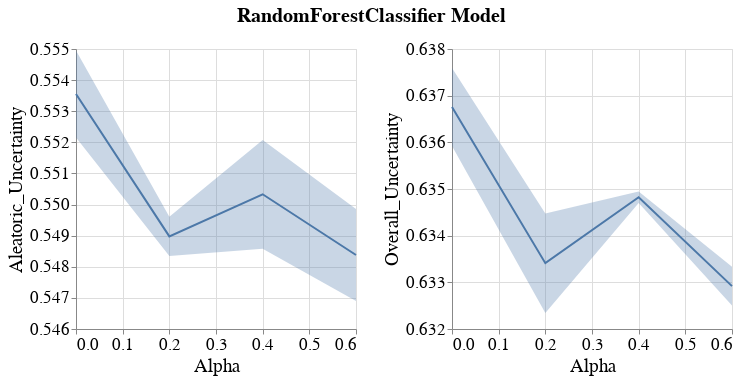

Source (notebook cell):
### Code cell
visualizer.create_subgroup_metrics_line_band_plot(model_name=MODEL_NAMES[0],
                                                  subgroup_metrics=['Aleatoric_Uncertainty', 'Overall_Uncertainty'])

### Figure 1 — Vega-Lite specification as saved in the notebook (floating-point values rounded to 4 significant figures)
{"config": {"view": {"continuousWidth": 400, "continuousHeight": 300}, "axis": {"labelFontSize": 17, "labelFontWeight": "normal", "titleFontSize": 19, "titleFontWeight": "normal"}, "legend": {"labelFontSize": 17, "symbolStrokeWidth": 10, "titleFontSize": 19}, "title": {"fontSize": 17}}, "vconcat": [{"hconcat": [{"layer": [{"mark": {"type": "errorband", "extent": "ci"}, "encoding": {"x": {"field": "Intervention_Param", "title": "Alpha", "type": "quantitative"}, "y": {"field": "Metric_Value", "scale": {"zero": false}, "title": "Aleatoric_Uncertainty", "type": "quantitative"}}}, {"mark": "line", "encoding": {"x": {"field": "Intervention_Param", "title": "Alpha", "type": "quantitative"}, "y": {"aggregate": "mean", "field": "Metric_Value", "scale": {"zero": false}, "title": "Aleatoric_Uncertainty", "type": "quantitative"}}}], "height": 280, "width": 280}, {"layer": [{"mark": {"type": "errorband", "extent": "ci"}, "encoding": {"x": {"field": "Intervention_Param", "title": "Alpha", "type": "quantitative"}, "y": {"field": "Metric_Value", "scale": {"zero": false}, "title": "Overall_Uncertainty", "type": "quantitative"}}}, {"mark": "line", "encoding": {"x": {"field": "Intervention_Param", "title": "Alpha", "type": "quantitative"}, "y": {"aggregate": "mean", "field": "Metric_Value", "scale": {"zero": false}, "title": "Overall_Uncertainty", "type": "quantitative"}}}], "data": {"name": "data-6faa807e16e132f97f95302c0d66f79b"}, "height": 280, "width": 280}]}], "data": {"name": "data-d2afc579c70cc89cebb9cd783261c9b7"}, "title": {"text": "RandomForestClassifier Model", "anchor": "middle", "dy": -10, "fontSize": 20}, "$schema": "https://vega.github.io/schema/vega-lite/v4.17.0.json", "datasets": {"data-d2afc579c70cc89cebb9cd783261c9b7": [{"Metric": "Aleatoric_Uncertainty", "Bootstrap_Model_Seed": 101, "Model_Name": "RandomForestClassifier", "Model_Params": "{'bootstrap': True, 'ccp_alpha': 0.0, 'class_weight': None, 'criterion': 'gini', 'max_depth': None, 'max_features': 'sqrt', 'max_leaf_nodes': None, 'max_samples': None, 'min_impurity_decrease': 0.0, 'min_samples_leaf': 1, 'min_samples_split': 2, 'min_weight_fraction_leaf': 0.0, 'n_estimators': 200, 'n_jobs': None, 'oob_score': False, 'random_state': 101, 'verbose': 0, 'warm_start': False}", "Run_Number": "Run_1", "Dataset_Name": "Folktables_NY_2018_Employment", "Num_Estimators": 100, "Tag": "OK", "Record_Create_Date_Time": "2023-07-05T14:54:28.064000", "Session_Uuid": "0b71b2a8-030f-44df-a027-5304af77e2ba", "Experiment_Iteration": "Exp_iter_1", "Dataset_Split_Seed": 100, "Model_Init_Seed": 100, "Fair_Intervention_Params_Lst": "[0.0, 0.2, 0.4, 0.6]", "Intervention_Param": 0.0, "Subgroup": "overall", "Metric_Value": 0.5522}, {"Metric": "Aleatoric_Uncertainty", "Bootstrap_Model_Seed": 101, "Model_Name": "RandomForestClassifier", "Model_Params": "{'bootstrap': True, 'ccp_alpha': 0.0, 'class_weight': None, 'criterion': 'gini', 'max_depth': None, 'max_features': 'sqrt', 'max_leaf_nodes': None, 'max_samples': None, 'min_impurity_decrease': 0.0, 'min_samples_leaf': 1, 'min_samples_split': 2, 'min_weight_fraction_leaf': 0.0, 'n_estimators': 200, 'n_jobs': None, 'oob_score': False, 'random_state': 101, 'verbose': 0, 'warm_start': False}", "Run_Number": "Run_1", "Dataset_Name": "Folktables_NY_2018_Employment", "Num_Estimators": 100, "Tag": "OK", "Record_Create_Date_Time": "2023-07-05T15:00:47.485000", "Session_Uuid": "0b71b2a8-030f-44df-a027-5304af77e2ba", "Experiment_Iteration": "Exp_iter_1", "Dataset_Split_Seed": 100, "Model_Init_Seed": 100, "Fair_Intervention_Params_Lst": "[0.0, 0.2, 0.4, 0.6]", "Intervention_Param": 0.2, "Subgroup": "overall", "Metric_Value": 0.5483}, {"Metric": "Aleatoric_Uncertainty", "Bootstrap_Model_Seed": 101, "Model_Name": "RandomForestClassifier", "Model_Params": "{'bootstrap': True, 'ccp_alpha': 0.0, 'class_weight': None, 'criterion': 'gini', 'max_depth': None, 'max_features': 'sqrt', 'max_leaf_nodes': None, 'max_samples': None, 'min_impurity_decrease': 0.0, 'min_samples_leaf': 1, 'min_samples_split': 2, 'min_weight_fraction_leaf': 0.0, 'n_estimators': 200, 'n_jobs': None, 'oob_score': False, 'random_state': 101, 'verbose': 0, 'warm_start': False}", "Run_Number": "Run_1", "Dataset_Name": "Folktables_NY_2018_Employment", "Num_Estimators": 100, "Tag": "OK", "Record_Create_Date_Time": "2023-07-05T15:06:28.925000", "Session_Uuid": "0b71b2a8-030f-44df-a027-5304af77e2ba", "Experiment_Iteration": "Exp_iter_1", "Dataset_Split_Seed": 100, "Model_Init_Seed": 100, "Fair_Intervention_Params_Lst": "[0.0, 0.2, 0.4, 0.6]", "Intervention_Param": 0.4, "Subgroup": "overall", "Metric_Value": 0.5486}, {"Metric": "Aleatoric_Uncertainty", "Bootstrap_Model_Seed": 101, "Model_Name": "RandomForestClassifier", "Model_Params": "{'bootstrap': True, 'ccp_alpha': 0.0, 'class_weight': None, 'criterion': 'gini', 'max_depth': None, 'max_features': 'sqrt', 'max_leaf_nodes': None, 'max_samples': None, 'min_impurity_decrease': 0.0, 'min_samples_leaf': 1, 'min_samples_split': 2, 'min_weight_fraction_leaf': 0.0, 'n_estimators': 200, 'n_jobs': None, 'oob_score': False, 'random_state': 101, 'verbose': 0, 'warm_start': False}", "Run_Number": "Run_1", "Dataset_Name": "Folktables_NY_2018_Employment", "Num_Estimators": 100, "Tag": "OK", "Record_Create_Date_Time": "2023-07-05T15:12:36.130000", "Session_Uuid": "0b71b2a8-030f-44df-a027-5304af77e2ba", "Experiment_Iteration": "Exp_iter_1", "Dataset_Split_Seed": 100, "Model_Init_Seed": 100, "Fair_Intervention_Params_Lst": "[0.0, 0.2, 0.4, 0.6]", "Intervention_Param": 0.6, "Subgroup": "overall", "Metric_Value": 0.5469}, {"Metric": "Aleatoric_Uncertainty", "Bootstrap_Model_Seed": 201, "Model_Name": "RandomForestClassifier", "Model_Params": "{'bootstrap': True, 'ccp_alpha': 0.0, 'class_weight': None, 'criterion': 'gini', 'max_depth': None, 'max_features': 'sqrt', 'max_leaf_nodes': None, 'max_samples': None, 'min_impurity_decrease': 0.0, 'min_samples_leaf': 1, 'min_samples_split': 2, 'min_weight_fraction_leaf': 0.0, 'n_estimators': 200, 'n_jobs': None, 'oob_score': False, 'random_state': 201, 'verbose': 0, 'warm_start': False}", "Run_Number": "Run_1", "Dataset_Name": "Folktables_NY_2018_Employment", "Num_Estimators": 100, "Tag": "OK", "Record_Create_Date_Time": "2023-07-05T15:19:26.943000", "Session_Uuid": "0b71b2a8-030f-44df-a027-5304af77e2ba", "Experiment_Iteration": "Exp_iter_2", "Dataset_Split_Seed": 200, "Model_Init_Seed": 200, "Fair_Intervention_Params_Lst": "[0.0, 0.2, 0.4, 0.6]", "Intervention_Param": 0.0, "Subgroup": "overall", "Metric_Value": 0.555}, {"Metric": "Aleatoric_Uncertainty", "Bootstrap_Model_Seed": 201, "Model_Name": "RandomForestClassifier", "Model_Params": "{'bootstrap': True, 'ccp_alpha': 0.0, 'class_weight': None, 'criterion': 'gini', 'max_depth': None, 'max_features': 'sqrt', 'max_leaf_nodes': None, 'max_samples': None, 'min_impurity_decrease': 0.0, 'min_samples_leaf': 1, 'min_samples_split': 2, 'min_weight_fraction_leaf': 0.0, 'n_estimators': 200, 'n_jobs': None, 'oob_score': False, 'random_state': 201, 'verbose': 0, 'warm_start': False}", "Run_Number": "Run_1", "Dataset_Name": "Folktables_NY_2018_Employment", "Num_Estimators": 100, "Tag": "OK", "Record_Create_Date_Time": "2023-07-05T15:25:26.473000", "Session_Uuid": "0b71b2a8-030f-44df-a027-5304af77e2ba", "Experiment_Iteration": "Exp_iter_2", "Dataset_Split_Seed": 200, "Model_Init_Seed": 200, "Fair_Intervention_Params_Lst": "[0.0, 0.2, 0.4, 0.6]", "Intervention_Param": 0.2, "Subgroup": "overall", "Metric_Value": 0.5496}, {"Metric": "Aleatoric_Uncertainty", "Bootstrap_Model_Seed": 201, "Model_Name": "RandomForestClassifier", "Model_Params": "{'bootstrap': True, 'ccp_alpha': 0.0, 'class_weight': None, 'criterion': 'gini', 'max_depth': None, 'max_features': 'sqrt', 'max_leaf_nodes': None, 'max_samples': None, 'min_impurity_decrease': 0.0, 'min_samples_leaf': 1, 'min_samples_split': 2, 'min_weight_fraction_leaf': 0.0, 'n_estimators': 200, 'n_jobs': None, 'oob_score': False, 'random_state': 201, 'verbose': 0, 'warm_start': False}", "Run_Number": "Run_1", "Dataset_Name": "Folktables_NY_2018_Employment", "Num_Estimators": 100, "Tag": "OK", "Record_Create_Date_Time": "2023-07-05T15:31:11.575000", "Session_Uuid": "0b71b2a8-030f-44df-a027-5304af77e2ba", "Experiment_Iteration": "Exp_iter_2", "Dataset_Split_Seed": 200, "Model_Init_Seed": 200, "Fair_Intervention_Params_Lst": "[0.0, 0.2, 0.4, 0.6]", "Intervention_Param": 0.4, "Subgroup": "overall", "Metric_Value": 0.5521}, {"Metric": "Aleatoric_Uncertainty", "Bootstrap_Model_Seed": 201, "Model_Name": "RandomForestClassifier", "Model_Params": "{'bootstrap': True, 'ccp_alpha': 0.0, 'class_weight': None, 'criterion': 'gini', 'max_depth': None, 'max_features': 'sqrt', 'max_leaf_nodes': None, 'max_samples': None, 'min_impurity_decrease': 0.0, 'min_samples_leaf': 1, 'min_samples_split': 2, 'min_weight_fraction_leaf': 0.0, 'n_estimators': 200, 'n_jobs': None, 'oob_score': False, 'random_state': 201, 'verbose': 0, 'warm_start': False}", "Run_Number": "Run_1", "Dataset_Name": "Folktables_NY_2018_Employment", "Num_Estimators": 100, "Tag": "OK", "Record_Create_Date_Time": "2023-07-05T15:37:35.585000", "Session_Uuid": "0b71b2a8-030f-44df-a027-5304af77e2ba", "Experiment_Iteration": "Exp_iter_2", "Dataset_Split_Seed": 200, "Model_Init_Seed": 200, "Fair_Intervention_Params_Lst": "[0.0, 0.2, 0.4, 0.6]", "Intervention_Param": 0.6, "Subgroup": "overall", "Metric_Value": 0.5499}], "data-6faa807e16e132f97f95302c0d66f79b": [{"Metric": "Overall_Uncertainty", "Bootstrap_Model_Seed": 101, "Model_Name": "RandomForestClassifier", "Model_Params": "{'bootstrap': True, 'ccp_alpha': 0.0, 'class_weight': None, 'criterion': 'gini', 'max_depth': None, 'max_features': 'sqrt', 'max_leaf_nodes': None, 'max_samples': None, 'min_impurity_decrease': 0.0, 'min_samples_leaf': 1, 'min_samples_split': 2, 'min_weight_fraction_leaf': 0.0, 'n_estimators': 200, 'n_jobs': None, 'oob_score': False, 'random_state': 101, 'verbose': 0, 'warm_start': False}", "Run_Number": "Run_1", "Dataset_Name": "Folktables_NY_2018_Employment", "Num_Estimators": 100, "Tag": "OK", "Record_Create_Date_Time": "2023-07-05T14:54:28.064000", "Session_Uuid": "0b71b2a8-030f-44df-a027-5304af77e2ba", "Experiment_Iteration": "Exp_iter_1", "Dataset_Split_Seed": 100, "Model_Init_Seed": 100, "Fair_Intervention_Params_Lst": "[0.0, 0.2, 0.4, 0.6]", "Intervention_Param": 0.0, "Subgroup": "overall", "Metric_Value": 0.6376}, {"Metric": "Overall_Uncertainty", "Bootstrap_Model_Seed": 101, "Model_Name": "RandomForestClassifier", "Model_Params": "{'bootstrap': True, 'ccp_alpha': 0.0, 'class_weight': None, 'criterion': 'gini', 'max_depth': None, 'max_features': 'sqrt', 'max_leaf_nodes': None, 'max_samples': None, 'min_impurity_decrease': 0.0, 'min_samples_leaf': 1, 'min_samples_split': 2, 'min_weight_fraction_leaf': 0.0, 'n_estimators': 200, 'n_jobs': None, 'oob_score': False, 'random_state': 101, 'verbose': 0, 'warm_start': False}", "Run_Number": "Run_1", "Dataset_Name": "Folktables_NY_2018_Employment", "Num_Estimators": 100, "Tag": "OK", "Record_Create_Date_Time": "2023-07-05T15:00:47.485000", "Session_Uuid": "0b71b2a8-030f-44df-a027-5304af77e2ba", "Experiment_Iteration": "Exp_iter_1", "Dataset_Split_Seed": 100, "Model_Init_Seed": 100, "Fair_Intervention_Params_Lst": "[0.0, 0.2, 0.4, 0.6]", "Intervention_Param": 0.2, "Subgroup": "overall", "Metric_Value": 0.6345}, {"Metric": "Overall_Uncertainty", "Bootstrap_Model_Seed": 101, "Model_Name": "RandomForestClassifier", "Model_Params": "{'bootstrap': True, 'ccp_alpha': 0.0, 'class_weight': None, 'criterion': 'gini', 'max_depth': None, 'max_features': 'sqrt', 'max_leaf_nodes': None, 'max_samples': None, 'min_impurity_decrease': 0.0, 'min_samples_leaf': 1, 'min_samples_split': 2, 'min_weight_fraction_leaf': 0.0, 'n_estimators': 200, 'n_jobs': None, 'oob_score': False, 'random_state': 101, 'verbose': 0, 'warm_start': False}", "Run_Number": "Run_1", "Dataset_Name": "Folktables_NY_2018_Employment", "Num_Estimators": 100, "Tag": "OK", "Record_Create_Date_Time": "2023-07-05T15:06:28.925000", "Session_Uuid": "0b71b2a8-030f-44df-a027-5304af77e2ba", "Experiment_Iteration": "Exp_iter_1", "Dataset_Split_Seed": 100, "Model_Init_Seed": 100, "Fair_Intervention_Params_Lst": "[0.0, 0.2, 0.4, 0.6]", "Intervention_Param": 0.4, "Subgroup": "overall", "Metric_Value": 0.6347}, {"Metric": "Overall_Uncertainty", "Bootstrap_Model_Seed": 101, "Model_Name": "RandomForestClassifier", "Model_Params": "{'bootstrap': True, 'ccp_alpha': 0.0, 'class_weight': None, 'criterion': 'gini', 'max_depth': None, 'max_features': 'sqrt', 'max_leaf_nodes': None, 'max_samples': None, 'min_impurity_decrease': 0.0, 'min_samples_leaf': 1, 'min_samples_split': 2, 'min_weight_fraction_leaf': 0.0, 'n_estimators': 200, 'n_jobs': None, 'oob_score': False, 'random_state': 101, 'verbose': 0, 'warm_start': False}", "Run_Number": "Run_1", "Dataset_Name": "Folktables_NY_2018_Employment", "Num_Estimators": 100, "Tag": "OK", "Record_Create_Date_Time": "2023-07-05T15:12:36.130000", "Session_Uuid": "0b71b2a8-030f-44df-a027-5304af77e2ba", "Experiment_Iteration": "Exp_iter_1", "Dataset_Split_Seed": 100, "Model_Init_Seed": 100, "Fair_Intervention_Params_Lst": "[0.0, 0.2, 0.4, 0.6]", "Intervention_Param": 0.6, "Subgroup": "overall", "Metric_Value": 0.6333}, {"Metric": "Overall_Uncertainty", "Bootstrap_Model_Seed": 201, "Model_Name": "RandomForestClassifier", "Model_Params": "{'bootstrap': True, 'ccp_alpha': 0.0, 'class_weight': None, 'criterion': 'gini', 'max_depth': None, 'max_features': 'sqrt', 'max_leaf_nodes': None, 'max_samples': None, 'min_impurity_decrease': 0.0, 'min_samples_leaf': 1, 'min_samples_split': 2, 'min_weight_fraction_leaf': 0.0, 'n_estimators': 200, 'n_jobs': None, 'oob_score': False, 'random_state': 201, 'verbose': 0, 'warm_start': False}", "Run_Number": "Run_1", "Dataset_Name": "Folktables_NY_2018_Employment", "Num_Estimators": 100, "Tag": "OK", "Record_Create_Date_Time": "2023-07-05T15:19:26.943000", "Session_Uuid": "0b71b2a8-030f-44df-a027-5304af77e2ba", "Experiment_Iteration": "Exp_iter_2", "Dataset_Split_Seed": 200, "Model_Init_Seed": 200, "Fair_Intervention_Params_Lst": "[0.0, 0.2, 0.4, 0.6]", "Intervention_Param": 0.0, "Subgroup": "overall", "Metric_Value": 0.6359}, {"Metric": "Overall_Uncertainty", "Bootstrap_Model_Seed": 201, "Model_Name": "RandomForestClassifier", "Model_Params": "{'bootstrap': True, 'ccp_alpha': 0.0, 'class_weight': None, 'criterion': 'gini', 'max_depth': None, 'max_features': 'sqrt', 'max_leaf_nodes': None, 'max_samples': None, 'min_impurity_decrease': 0.0, 'min_samples_leaf': 1, 'min_samples_split': 2, 'min_weight_fraction_leaf': 0.0, 'n_estimators': 200, 'n_jobs': None, 'oob_score': False, 'random_state': 201, 'verbose': 0, 'warm_start': False}", "Run_Number": "Run_1", "Dataset_Name": "Folktables_NY_2018_Employment", "Num_Estimators": 100, "Tag": "OK", "Record_Create_Date_Time": "2023-07-05T15:25:26.473000", "Session_Uuid": "0b71b2a8-030f-44df-a027-5304af77e2ba", "Experiment_Iteration": "Exp_iter_2", "Dataset_Split_Seed": 200, "Model_Init_Seed": 200, "Fair_Intervention_Params_Lst": "[0.0, 0.2, 0.4, 0.6]", "Intervention_Param": 0.2, "Subgroup": "overall", "Metric_Value": 0.6323}, {"Metric": "Overall_Uncertainty", "Bootstrap_Model_Seed": 201, "Model_Name": "RandomForestClassifier", "Model_Params": "{'bootstrap': True, 'ccp_alpha': 0.0, 'class_weight': None, 'criterion': 'gini', 'max_depth': None, 'max_features': 'sqrt', 'max_leaf_nodes': None, 'max_samples': None, 'min_impurity_decrease': 0.0, 'min_samples_leaf': 1, 'min_samples_split': 2, 'min_weight_fraction_leaf': 0.0, 'n_estimators': 200, 'n_jobs': None, 'oob_score': False, 'random_state': 201, 'verbose': 0, 'warm_start': False}", "Run_Number": "Run_1", "Dataset_Name": "Folktables_NY_2018_Employment", "Num_Estimators": 100, "Tag": "OK", "Record_Create_Date_Time": "2023-07-05T15:31:11.575000", "Session_Uuid": "0b71b2a8-030f-44df-a027-5304af77e2ba", "Experiment_Iteration": "Exp_iter_2", "Dataset_Split_Seed": 200, "Model_Init_Seed": 200, "Fair_Intervention_Params_Lst": "[0.0, 0.2, 0.4, 0.6]", "Intervention_Param": 0.4, "Subgroup": "overall", "Metric_Value": 0.6349}, {"Metric": "Overall_Uncertainty", "Bootstrap_Model_Seed": 201, "Model_Name": "RandomForestClassifier", "Model_Params": "{'bootstrap': True, 'ccp_alpha': 0.0, 'class_weight': None, 'criterion': 'gini', 'max_depth': None, 'max_features': 'sqrt', 'max_leaf_nodes': None, 'max_samples': None, 'min_impurity_decrease': 0.0, 'min_samples_leaf': 1, 'min_samples_split': 2, 'min_weight_fraction_leaf': 0.0, 'n_estimators': 200, 'n_jobs': None, 'oob_score': False, 'random_state': 201, 'verbose': 0, 'warm_start': False}", "Run_Number": "Run_1", "Dataset_Name": "Folktables_NY_2018_Employment", "Num_Estimators": 100, "Tag": "OK", "Record_Create_Date_Time": "2023-07-05T15:37:35.585000", "Session_Uuid": "0b71b2a8-030f-44df-a027-5304af77e2ba", "Experiment_Iteration": "Exp_iter_2", "Dataset_Split_Seed": 200, "Model_Init_Seed": 200, "Fair_Intervention_Params_Lst": "[0.0, 0.2, 0.4, 0.6]", "Intervention_Param": 0.6, "Subgroup": "overall", "Metric_Value": 0.6325}]}}
